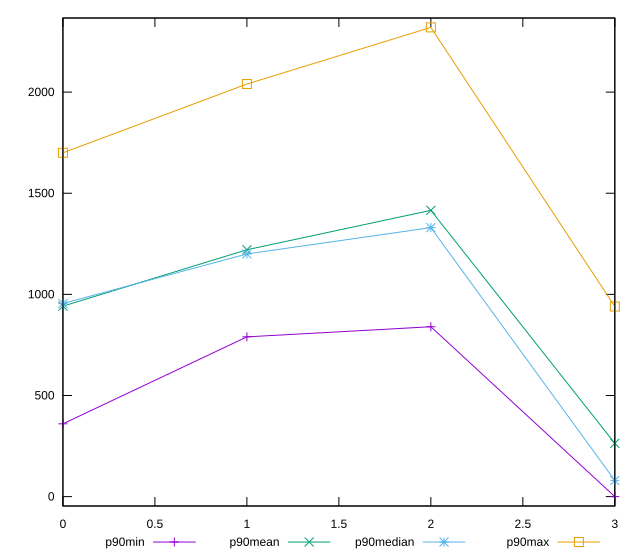

The script that saved this image:
reset

$p90Min <<EOF
0 360
1 790
2 840
3 0
EOF

$p90Mean <<EOF
0 941.8085106382979
1 1220.7446808510638
2 1415.483870967742
3 263.29787234042556
EOF

$p90Median <<EOF
0 955
1 1200
2 1330
3 80
EOF

$p90Max <<EOF
0 1700
1 2040
2 2320
3 940
EOF

set key outside below
set xrange [0:3]
set yrange [-46.4:2366.4]
set trange [-46.4:2366.4]
set terminal svg size 640, 560 enhanced background rgb 'white'
set output "reports/report_00027_2021-02-24T12-40-31.850Z/uses-http2/progression/value.svg"

plot $p90Min title "p90min" with linespoints, \
     $p90Mean title "p90mean" with linespoints, \
     $p90Median title "p90median" with linespoints, \
     $p90Max title "p90max" with linespoints

reset
